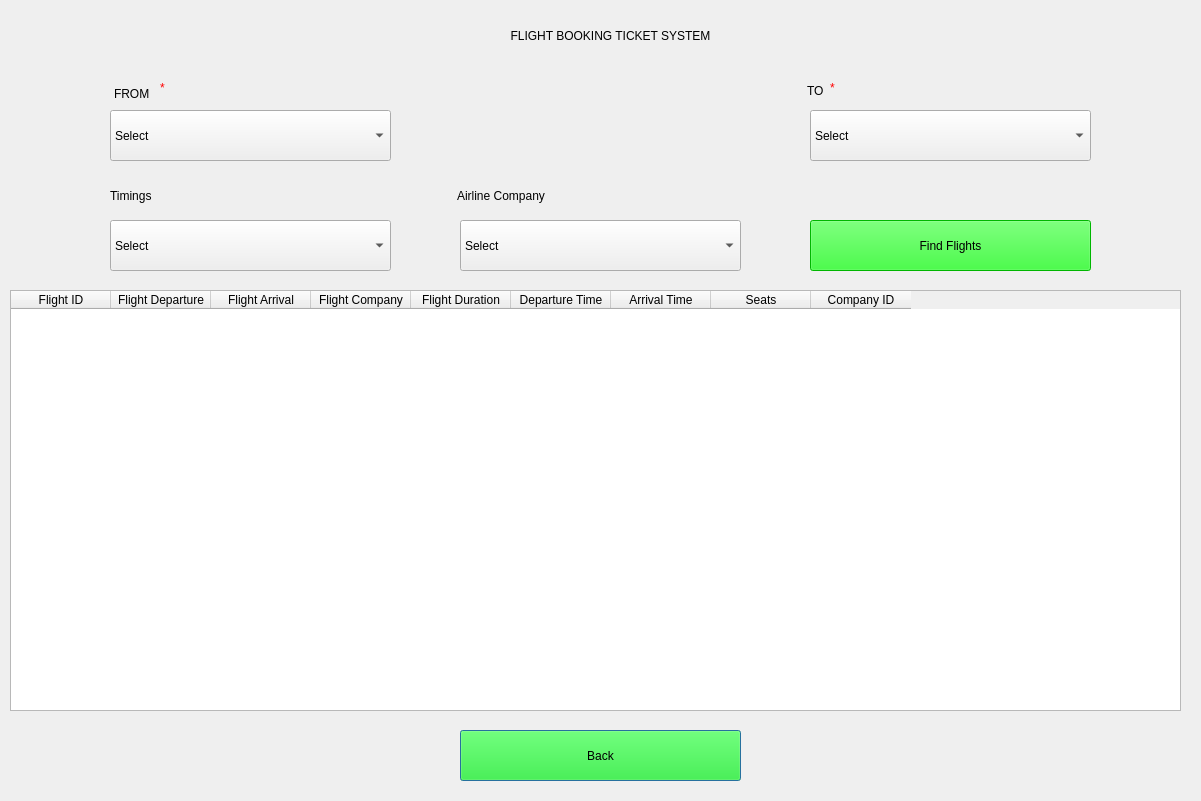
<?xml version="1.0" encoding="UTF-8"?>
<ui version="4.0">
 <class>Dialog</class>
 <widget class="QDialog" name="Dialog">
  <property name="geometry">
   <rect>
    <x>0</x>
    <y>0</y>
    <width>1201</width>
    <height>801</height>
   </rect>
  </property>
  <property name="windowTitle">
   <string>Dialog</string>
  </property>
  <widget class="QComboBox" name="From_Combo_Box">
   <property name="geometry">
    <rect>
     <x>110</x>
     <y>110</y>
     <width>281</width>
     <height>51</height>
    </rect>
   </property>
   <property name="styleSheet">
    <string notr="true">font: 10pt &quot;MS Shell Dlg 2&quot;;</string>
   </property>
   <item>
    <property name="text">
     <string>Select</string>
    </property>
   </item>
   <item>
    <property name="text">
     <string>Chennai</string>
    </property>
   </item>
   <item>
    <property name="text">
     <string>Mumbai</string>
    </property>
   </item>
   <item>
    <property name="text">
     <string>Delhi</string>
    </property>
   </item>
   <item>
    <property name="text">
     <string>Bangalore</string>
    </property>
   </item>
  </widget>
  <widget class="QLabel" name="Error_Popup_Message">
   <property name="geometry">
    <rect>
     <x>410</x>
     <y>100</y>
     <width>391</width>
     <height>31</height>
    </rect>
   </property>
   <property name="styleSheet">
    <string notr="true">font: 10pt &quot;MS Shell Dlg 2&quot;;
color: rgb(255, 0, 0);</string>
   </property>
   <property name="text">
    <string/>
   </property>
   <property name="alignment">
    <set>Qt::AlignCenter</set>
   </property>
  </widget>
  <widget class="QComboBox" name="Airlines_Combo_Box">
   <property name="geometry">
    <rect>
     <x>460</x>
     <y>220</y>
     <width>281</width>
     <height>51</height>
    </rect>
   </property>
   <property name="styleSheet">
    <string notr="true">font: 10pt &quot;MS Shell Dlg 2&quot;;</string>
   </property>
   <item>
    <property name="text">
     <string>Select</string>
    </property>
   </item>
   <item>
    <property name="text">
     <string>Indivo</string>
    </property>
   </item>
   <item>
    <property name="text">
     <string>MetAirways</string>
    </property>
   </item>
   <item>
    <property name="text">
     <string>Picejet</string>
    </property>
   </item>
   <item>
    <property name="text">
     <string>Nistara</string>
    </property>
   </item>
  </widget>
  <widget class="QLabel" name="label">
   <property name="geometry">
    <rect>
     <x>160</x>
     <y>80</y>
     <width>21</width>
     <height>16</height>
    </rect>
   </property>
   <property name="styleSheet">
    <string notr="true">color:rgb(255, 0, 0)</string>
   </property>
   <property name="text">
    <string>*</string>
   </property>
  </widget>
  <widget class="QTableWidget" name="Available_Flights_Table_Widget">
   <property name="geometry">
    <rect>
     <x>10</x>
     <y>290</y>
     <width>1171</width>
     <height>421</height>
    </rect>
   </property>
   <column>
    <property name="text">
     <string>Flight ID</string>
    </property>
   </column>
   <column>
    <property name="text">
     <string>Flight Departure</string>
    </property>
   </column>
   <column>
    <property name="text">
     <string>Flight Arrival</string>
    </property>
   </column>
   <column>
    <property name="text">
     <string>Flight Company</string>
    </property>
   </column>
   <column>
    <property name="text">
     <string>Flight Duration</string>
    </property>
   </column>
   <column>
    <property name="text">
     <string>Departure Time</string>
    </property>
   </column>
   <column>
    <property name="text">
     <string>Arrival Time</string>
    </property>
   </column>
   <column>
    <property name="text">
     <string>Seats</string>
    </property>
   </column>
   <column>
    <property name="text">
     <string>Company ID</string>
    </property>
   </column>
  </widget>
  <widget class="QLabel" name="From_Label">
   <property name="geometry">
    <rect>
     <x>114</x>
     <y>78</y>
     <width>51</width>
     <height>31</height>
    </rect>
   </property>
   <property name="styleSheet">
    <string notr="true">font: 12pt &quot;MS Shell Dlg 2&quot;;
font: 10pt &quot;MS Shell Dlg 2&quot;;</string>
   </property>
   <property name="text">
    <string>FROM</string>
   </property>
  </widget>
  <widget class="QLabel" name="From_Label_2">
   <property name="geometry">
    <rect>
     <x>110</x>
     <y>180</y>
     <width>61</width>
     <height>31</height>
    </rect>
   </property>
   <property name="styleSheet">
    <string notr="true">font: 12pt &quot;MS Shell Dlg 2&quot;;
font: 10pt &quot;MS Shell Dlg 2&quot;;</string>
   </property>
   <property name="text">
    <string>Timings</string>
   </property>
  </widget>
  <widget class="QPushButton" name="Next_Button">
   <property name="geometry">
    <rect>
     <x>460</x>
     <y>730</y>
     <width>281</width>
     <height>51</height>
    </rect>
   </property>
   <property name="styleSheet">
    <string notr="true">font: 16pt &quot;MS Shell Dlg 2&quot;;
background-color: rgb(0, 255, 0);
</string>
   </property>
   <property name="text">
    <string>Back</string>
   </property>
  </widget>
  <widget class="QLabel" name="To_Label">
   <property name="geometry">
    <rect>
     <x>807</x>
     <y>70</y>
     <width>31</width>
     <height>41</height>
    </rect>
   </property>
   <property name="styleSheet">
    <string notr="true">font: 12pt &quot;MS Shell Dlg 2&quot;;
font: 10pt &quot;MS Shell Dlg 2&quot;;</string>
   </property>
   <property name="text">
    <string>TO</string>
   </property>
  </widget>
  <widget class="QComboBox" name="To_Combo_Box">
   <property name="geometry">
    <rect>
     <x>810</x>
     <y>110</y>
     <width>281</width>
     <height>51</height>
    </rect>
   </property>
   <property name="styleSheet">
    <string notr="true">font: 10pt &quot;MS Shell Dlg 2&quot;;</string>
   </property>
   <item>
    <property name="text">
     <string>Select</string>
    </property>
   </item>
   <item>
    <property name="text">
     <string>Chennai</string>
    </property>
   </item>
   <item>
    <property name="text">
     <string>Mumbai</string>
    </property>
   </item>
   <item>
    <property name="text">
     <string>Delhi</string>
    </property>
   </item>
   <item>
    <property name="text">
     <string>Bangalore</string>
    </property>
   </item>
  </widget>
  <widget class="QLabel" name="HeaderLabel">
   <property name="geometry">
    <rect>
     <x>200</x>
     <y>10</y>
     <width>821</width>
     <height>51</height>
    </rect>
   </property>
   <property name="styleSheet">
    <string notr="true">
font: 30pt &quot;MS Shell Dlg 2&quot;;</string>
   </property>
   <property name="text">
    <string>FLIGHT BOOKING TICKET SYSTEM</string>
   </property>
   <property name="alignment">
    <set>Qt::AlignCenter</set>
   </property>
  </widget>
  <widget class="QLabel" name="label_2">
   <property name="geometry">
    <rect>
     <x>830</x>
     <y>80</y>
     <width>16</width>
     <height>16</height>
    </rect>
   </property>
   <property name="styleSheet">
    <string notr="true">color:rgb(255, 0, 0)</string>
   </property>
   <property name="text">
    <string>*</string>
   </property>
  </widget>
  <widget class="QLabel" name="From_Label_3">
   <property name="geometry">
    <rect>
     <x>457</x>
     <y>180</y>
     <width>121</width>
     <height>31</height>
    </rect>
   </property>
   <property name="styleSheet">
    <string notr="true">font: 12pt &quot;MS Shell Dlg 2&quot;;
font: 10pt &quot;MS Shell Dlg 2&quot;;</string>
   </property>
   <property name="text">
    <string>Airline Company</string>
   </property>
  </widget>
  <widget class="QComboBox" name="Timings_Combo_Box">
   <property name="geometry">
    <rect>
     <x>110</x>
     <y>220</y>
     <width>281</width>
     <height>51</height>
    </rect>
   </property>
   <property name="styleSheet">
    <string notr="true">font: 10pt &quot;MS Shell Dlg 2&quot;;</string>
   </property>
   <item>
    <property name="text">
     <string>Select</string>
    </property>
   </item>
   <item>
    <property name="text">
     <string>Day</string>
    </property>
   </item>
   <item>
    <property name="text">
     <string>Evening/Night</string>
    </property>
   </item>
  </widget>
  <widget class="QPushButton" name="Find_Flights_Button">
   <property name="geometry">
    <rect>
     <x>810</x>
     <y>220</y>
     <width>281</width>
     <height>51</height>
    </rect>
   </property>
   <property name="styleSheet">
    <string notr="true">font: 16pt &quot;MS Shell Dlg 2&quot;;
background-color: rgb(0, 255, 0);
</string>
   </property>
   <property name="text">
    <string>Find Flights</string>
   </property>
  </widget>
 </widget>
 <resources/>
 <connections/>
</ui>
